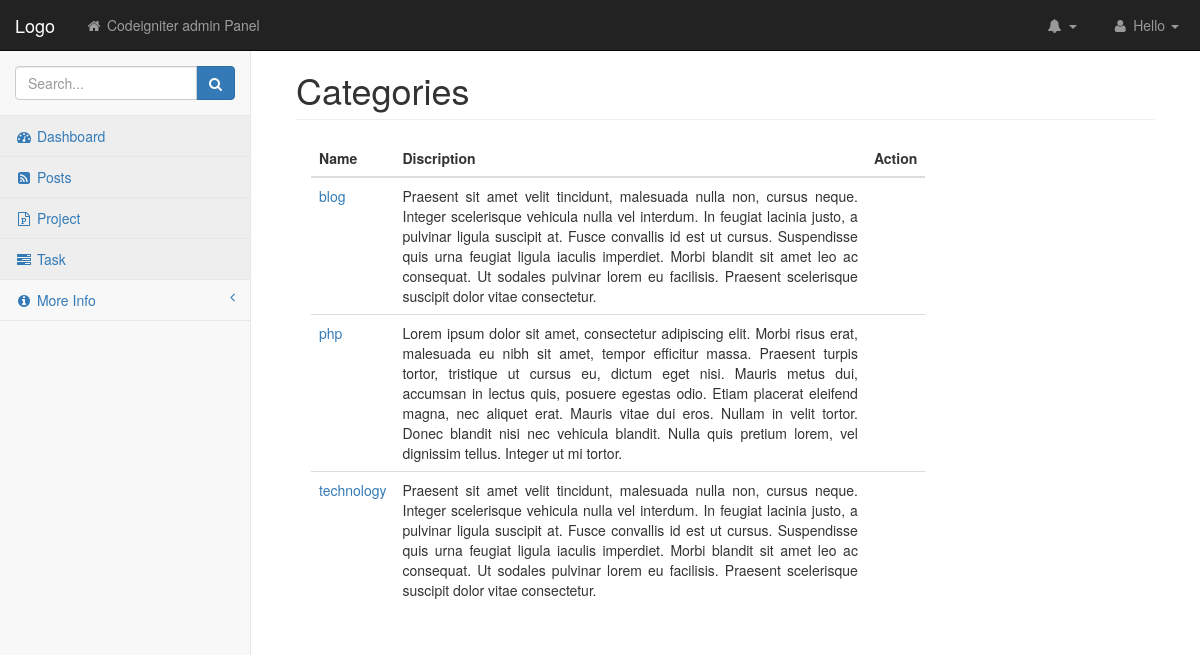
Page /index.php/categories on the committed database.
### tables this page shows
CREATE TABLE `categories` (
  `id` int(11) NOT NULL,
  `user_id` int(11) NOT NULL,
  `name` varchar(255) NOT NULL,
  `body` text NOT NULL,
  `created_at` timestamp NOT NULL DEFAULT CURRENT_TIMESTAMP
);

### application/controllers/categories.php (called while the page is built, shortened)
<?php
  class Categories extends CI_Controller {
    public function index(){
      $data['title']       = 'Categories';
      $data['categories']  = $this->category_model->get_categories();
      $this->load->view('templates/header');
      $this->load->view('categories/index', $data);
      $this->load->view('templates/footer');
    }
  }

### index.php (called while the page is built, shortened)
<?php
require_once BASEPATH.'core/CodeIgniter.php';

### application/models/category_model.php (called while the page is built, shortened)
<?php
  class Category_model extends CI_model{
    public function get_categories(){
      $this->db->order_by('name');
      $query  = $this->db->get('categories');
      return $query->result_array();
    }
  }

### application/views/categories/index.php (the view, shortened to what this page needs)
<div class="row">
    <div class="col-lg-12">
        <h1 class="page-header"><?= $title; ?></h1>
    </div>
</div>
<div class="col-xs-9">
<table class="table table-dark">
  <thead>
    <tr>
      <th scope="col">Name</th>
      <th scope="col">Discription</th>
      <th scope="col">Action</th>
    </tr>
  </thead>
  <tbody>
  <?php foreach($categories as $category ): ?>
    <tr>
      <td><a href="<?php echo site_url('/categories/posts/'.$category['id']); ?>"><?php echo $category['name']; ?></a></td>
      <td class="text-justify"><?php echo $category['body']; ?></td>
      <td><?php if($this->session->userdata('user_id' ) == $category['user_id']): ?>
       <form class="cat-delete" action="categories/delete/<?php echo $category['id']; ?>" method="POST">
             <input type="submit" class="btn-link text-danger" value="[ X ]">
          </form>
    <?php endif; ?>
    </td>
    </tr>
    <?php endforeach; ?>
    </tbody>
</table>
</div>
<div class="col-xs-3">
</div>

### assets/css/startmin.css (style rules this page uses)
body { background-color: #f8f8f8; }

### rows in the picture
categories: name "blog", body "Praesent sit amet velit tincidunt, malesuada nulla non, cursus neque. Integer scelerisque vehicula nulla vel interdum. In feugiat lacinia justo, a pulvinar ligula suscipit at. Fusce convallis id est ut cursus. Suspendisse quis urna feugiat ligula iaculis imperdiet. Morbi blandit sit amet leo ac consequat. Ut sodales pulvinar lorem eu facilisis. Praesent scelerisque suscipit dolor vitae consectetur."
categories: name "php", body "Lorem ipsum dolor sit amet, consectetur adipiscing elit. Morbi risus erat, malesuada eu nibh sit amet, tempor efficitur massa. Praesent turpis tortor, tristique ut cursus eu, dictum eget nisi. Mauris metus dui, accumsan in lectus quis, posuere egestas odio. Etiam placerat eleifend magna, nec aliquet erat. Mauris vitae dui eros. Nullam in velit tortor. Donec blandit nisi nec vehicula blandit. Nulla quis pretium lorem, vel dignissim tellus. Integer ut mi tortor."
categories: name "technology", body "Praesent sit amet velit tincidunt, malesuada nulla non, cursus neque. Integer scelerisque vehicula nulla vel interdum. In feugiat lacinia justo, a pulvinar ligula suscipit at. Fusce convallis id est ut cursus. Suspendisse quis urna feugiat ligula iaculis imperdiet. Morbi blandit sit amet leo ac consequat. Ut sodales pulvinar lorem eu facilisis. Praesent scelerisque suscipit dolor vitae consectetur."

### other values in the picture
$title "Categories"
